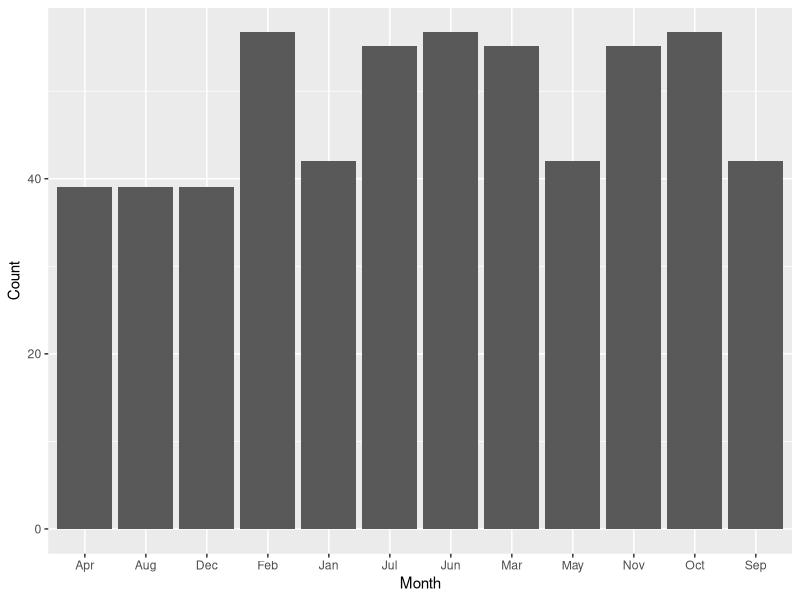
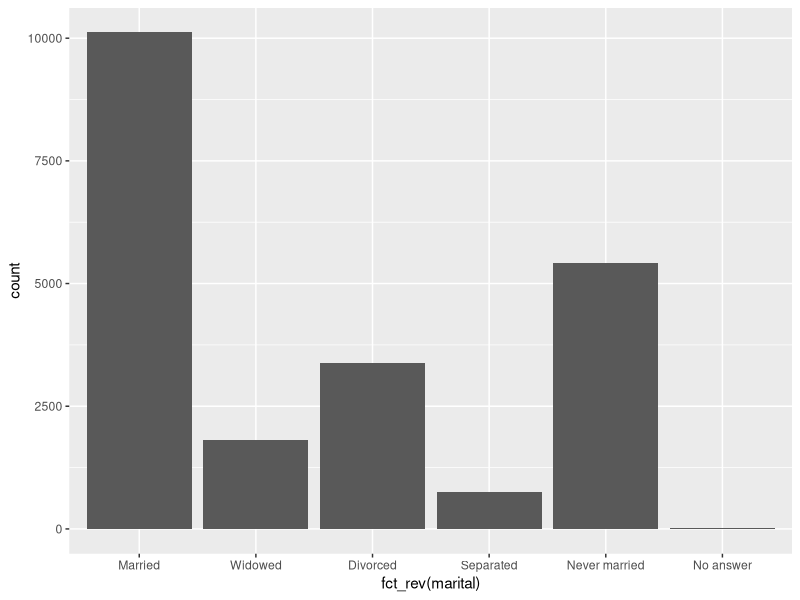
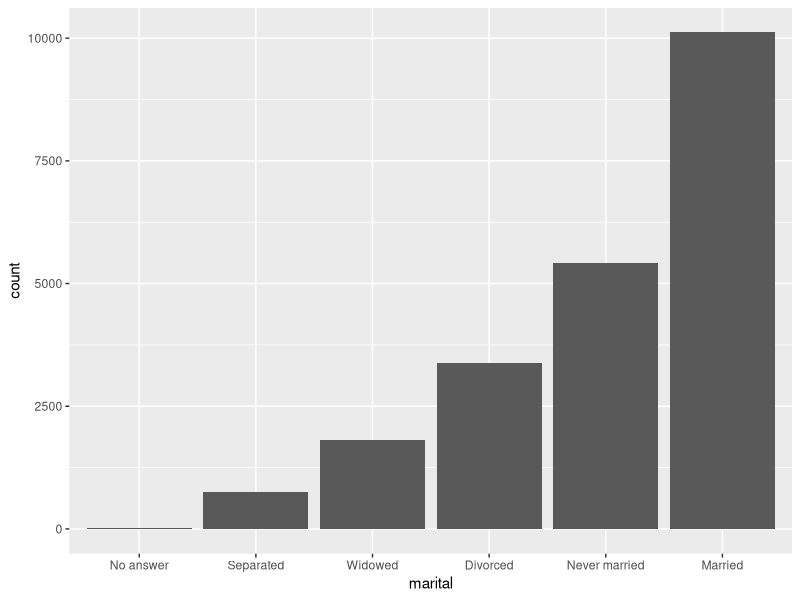
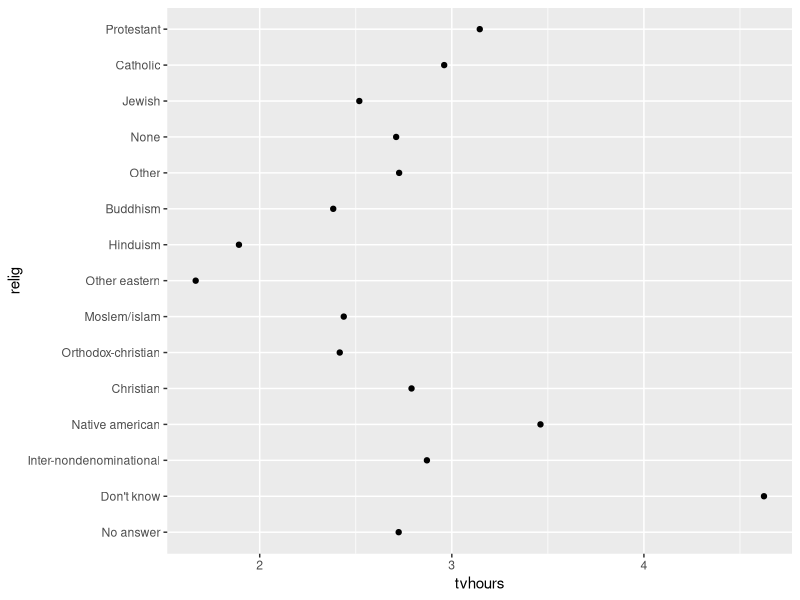
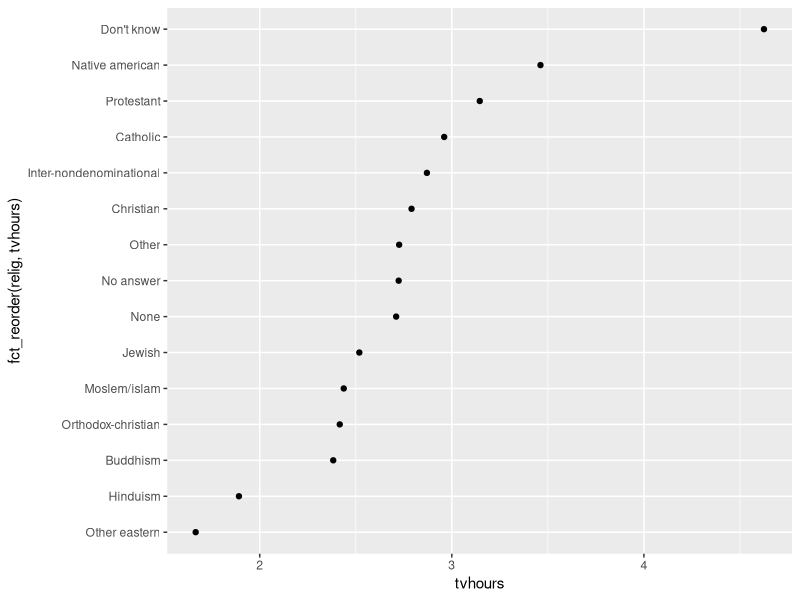
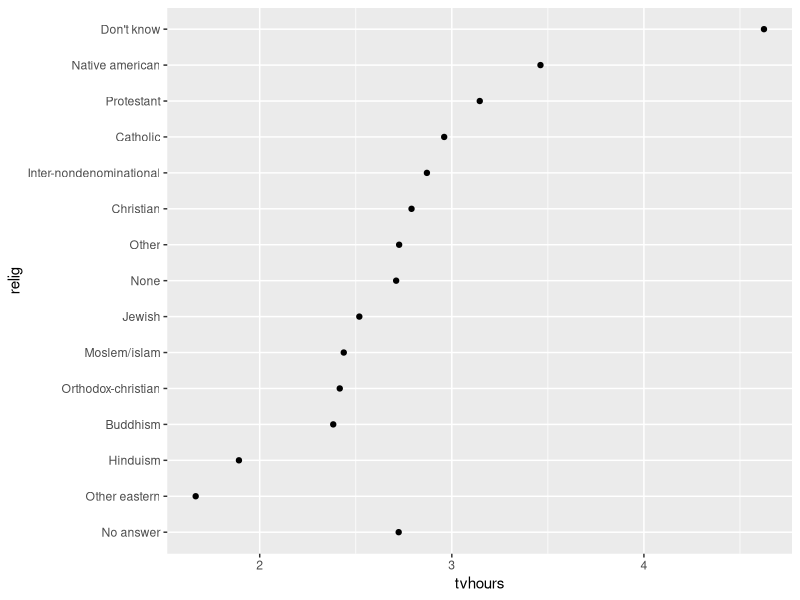

Reproduce these figures in R, in order.



# forcats 
#  forcats = factors

library(tidyverse) 
library(forcats)

# factors gave levels
f1 = c(letters[1:5])

month_levels = month.abb


# using the factor() function
# default is alphabetical order for levels
f3 = factor(f1, levels = month_levels)
f3 

f4 = factor(f1)
f4

f5 = c(1:10)
uf = factor(f5, levels = unique(f5))
uf 


# --------
counts = rnorm(4, 50, 10)

orderedData = data.frame(
  Month= month_levels,
  Count = counts
  ) 
  ggplot( orderedData) +
  geom_bar( aes(x= Month, y= Count),
            stat = "identity")

# --------------

  

  
  
  
df = gss_cat
head(df)

df %>% count(marital)

df = df %>% 
  add_count(marital, name = "MaritalCount")

# - simple barchart
df %>% 
  ggplot() +
  geom_bar( aes(x= fct_rev(marital)))
  
# organize columns
df.organized = df %>% 
  ggplot() +
  geom_bar( aes(x= marital))


  
df %>% 
  mutate(marital = marital %>% 
           fct_infreq() %>%  fct_rev()) %>% 
  ggplot() +
  geom_bar( aes(x= marital)) 



religiousity = df %>% 
  group_by(relig) %>% 
  summarise(
    age = mean(age, na.rm=T),
    tvhours = mean(tvhours, na.rm=T),
    n = n()
  )
religiousity

# scatterplot
ggplot( religiousity,
        aes(tvhours, relig)) +
  geom_point()


# - reorder the levels of religion
# arranged based on tv hours
ggplot(religiousity,
       aes(x= tvhours,
           fct_reorder(relig, tvhours))) +
  geom_point()


# -- change the order of levels
# 'no answer' will come first in levels
religiousity = religiousity %>% 
  mutate(relig = fct_reorder(relig, tvhours)) %>% 
  mutate(relig = fct_relevel(relig, "No answer"))
ggplot( religiousity,
        aes(tvhours, relig)) +
  geom_point()



# - look @ part id
df.party = df %>% 
  count(partyid)
df.party

# -- clean up the level names
df.party2 = df %>% 
  mutate(partyid = fct_recode(partyid,
                              "Republican, strong" = "Strong republican",
                              "Republican, weak" = "Not str republican",
                              "Independent, near Republican" = "Ind,near rep",
                              "Independent, near Democrat" = "Ind,near dem",
                              "Democrat, weak" = "Not str democrat",
                              "Democrat, strong" = "Strong democrat"
                              ))

df.party2 

df.party2 = df.party %>% 
  mutate(partyid = fct_collapse(partyid,
                                "other" = c("Don't know", "Other party"),
                                "Republican" = c("Strong republican",
                                                 "Not str republican"),
                                "Independent" = c("Ind,near rep",
                                                  "Ind,near dem",
                                                  "Independent"),
                                "Democrat" = c("Not str democrat",
                                               "Strong democrat") ))
df.party %>% count(partyid)




# - fct_lump() to lump count the top 3 levels everything else is in 'other'
df %>% 
  mutate(marital = fct_lump_n(marital, n= 3)) %>% 
  count(marital)












#=============== LINEAR REGRESSION MODEL

# LINEAR MODELS

library(broom)
library(tidyverse)
library(AER)


cars = mtcars

summary(cars)

cars <- cars %>%
  mutate(across(.cols = c("cyl", "vs", "am", "gear"), .fns = factor))

# --- Linear Regression
#   ~ . means all other columns
LinReg = lm(mpg ~ ., data = cars )
LinReg
summary(LinReg)


# another method
columns = "mpg ~ cyl + sqrt(disp) + hp + drat + wt + qsec + hp:wt"
LinReg = lm(columns, data = cars)
summary(LinReg)


# get the summary stats of Linear Regression
tidy(LinReg)

glance(LinReg)

augmentedcars = augment(LinReg, data= cars)
augmentedcars
